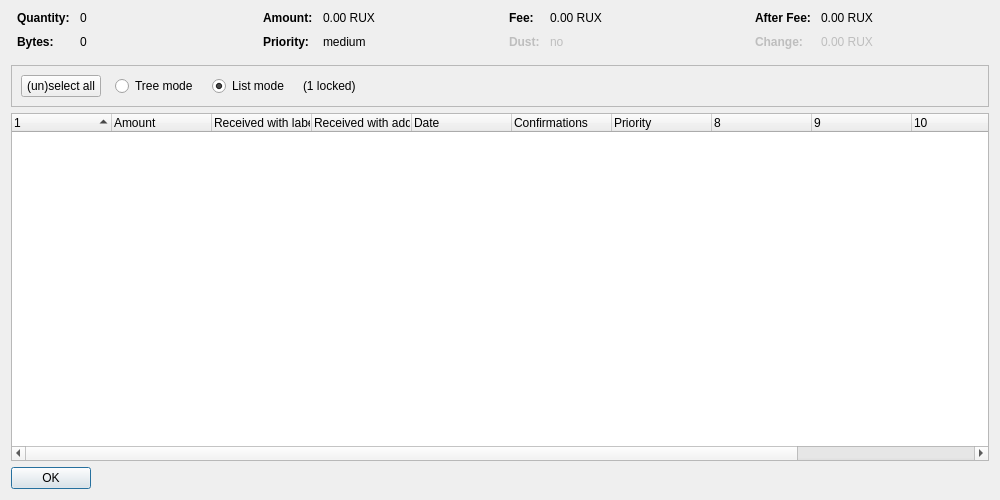
<?xml version="1.0" encoding="UTF-8"?>
<ui version="4.0">
 <class>CoinControlDialog</class>
 <widget class="QDialog" name="CoinControlDialog">
  <property name="geometry">
   <rect>
    <x>0</x>
    <y>0</y>
    <width>1000</width>
    <height>500</height>
   </rect>
  </property>
  <property name="windowTitle">
   <string>Coin Selection</string>
  </property>
  <layout class="QVBoxLayout" name="verticalLayout">
   <item>
    <layout class="QHBoxLayout" name="horizontalLayoutTop" stretch="0,0,0,0">
     <property name="topMargin">
      <number>0</number>
     </property>
     <property name="bottomMargin">
      <number>10</number>
     </property>
     <item>
      <layout class="QFormLayout" name="formLayoutCoinControl1">
       <property name="horizontalSpacing">
        <number>10</number>
       </property>
       <property name="verticalSpacing">
        <number>10</number>
       </property>
       <property name="leftMargin">
        <number>6</number>
       </property>
       <property name="rightMargin">
        <number>6</number>
       </property>
       <item row="0" column="0">
        <widget class="QLabel" name="labelCoinControlQuantityText">
         <property name="font">
          <font>
           <weight>75</weight>
           <bold>true</bold>
          </font>
         </property>
         <property name="text">
          <string>Quantity:</string>
         </property>
        </widget>
       </item>
       <item row="0" column="1">
        <widget class="QLabel" name="labelCoinControlQuantity">
         <property name="cursor">
          <cursorShape>IBeamCursor</cursorShape>
         </property>
         <property name="contextMenuPolicy">
          <enum>Qt::ActionsContextMenu</enum>
         </property>
         <property name="text">
          <string notr="true">0</string>
         </property>
         <property name="textInteractionFlags">
          <set>Qt::LinksAccessibleByMouse|Qt::TextSelectableByKeyboard|Qt::TextSelectableByMouse</set>
         </property>
        </widget>
       </item>
       <item row="1" column="0">
        <widget class="QLabel" name="labelCoinControlBytesText">
         <property name="font">
          <font>
           <weight>75</weight>
           <bold>true</bold>
          </font>
         </property>
         <property name="text">
          <string>Bytes:</string>
         </property>
        </widget>
       </item>
       <item row="1" column="1">
        <widget class="QLabel" name="labelCoinControlBytes">
         <property name="cursor">
          <cursorShape>IBeamCursor</cursorShape>
         </property>
         <property name="contextMenuPolicy">
          <enum>Qt::ActionsContextMenu</enum>
         </property>
         <property name="text">
          <string notr="true">0</string>
         </property>
         <property name="textInteractionFlags">
          <set>Qt::LinksAccessibleByMouse|Qt::TextSelectableByKeyboard|Qt::TextSelectableByMouse</set>
         </property>
        </widget>
       </item>
      </layout>
     </item>
     <item>
      <layout class="QFormLayout" name="formLayoutCoinControl2">
       <property name="horizontalSpacing">
        <number>10</number>
       </property>
       <property name="verticalSpacing">
        <number>10</number>
       </property>
       <property name="leftMargin">
        <number>6</number>
       </property>
       <property name="rightMargin">
        <number>6</number>
       </property>
       <item row="0" column="0">
        <widget class="QLabel" name="labelCoinControlAmountText">
         <property name="font">
          <font>
           <weight>75</weight>
           <bold>true</bold>
          </font>
         </property>
         <property name="text">
          <string>Amount:</string>
         </property>
        </widget>
       </item>
       <item row="0" column="1">
        <widget class="QLabel" name="labelCoinControlAmount">
         <property name="cursor">
          <cursorShape>IBeamCursor</cursorShape>
         </property>
         <property name="contextMenuPolicy">
          <enum>Qt::ActionsContextMenu</enum>
         </property>
         <property name="text">
          <string notr="true">0.00 RUX</string>
         </property>
         <property name="textInteractionFlags">
          <set>Qt::LinksAccessibleByMouse|Qt::TextSelectableByKeyboard|Qt::TextSelectableByMouse</set>
         </property>
        </widget>
       </item>
       <item row="1" column="0">
        <widget class="QLabel" name="labelCoinControlPriorityText">
         <property name="font">
          <font>
           <weight>75</weight>
           <bold>true</bold>
          </font>
         </property>
         <property name="text">
          <string>Priority:</string>
         </property>
        </widget>
       </item>
       <item row="1" column="1">
        <widget class="QLabel" name="labelCoinControlPriority">
         <property name="cursor">
          <cursorShape>IBeamCursor</cursorShape>
         </property>
         <property name="contextMenuPolicy">
          <enum>Qt::ActionsContextMenu</enum>
         </property>
         <property name="text">
          <string notr="true">medium</string>
         </property>
         <property name="textInteractionFlags">
          <set>Qt::LinksAccessibleByMouse|Qt::TextSelectableByKeyboard|Qt::TextSelectableByMouse</set>
         </property>
        </widget>
       </item>
      </layout>
     </item>
     <item>
      <layout class="QFormLayout" name="formLayoutCoinControl3">
       <property name="horizontalSpacing">
        <number>10</number>
       </property>
       <property name="verticalSpacing">
        <number>10</number>
       </property>
       <property name="leftMargin">
        <number>6</number>
       </property>
       <property name="rightMargin">
        <number>6</number>
       </property>
       <item row="0" column="0">
        <widget class="QLabel" name="labelCoinControlFeeText">
         <property name="font">
          <font>
           <weight>75</weight>
           <bold>true</bold>
          </font>
         </property>
         <property name="text">
          <string>Fee:</string>
         </property>
        </widget>
       </item>
       <item row="0" column="1">
        <widget class="QLabel" name="labelCoinControlFee">
         <property name="cursor">
          <cursorShape>IBeamCursor</cursorShape>
         </property>
         <property name="contextMenuPolicy">
          <enum>Qt::ActionsContextMenu</enum>
         </property>
         <property name="text">
          <string notr="true">0.00 RUX</string>
         </property>
         <property name="textInteractionFlags">
          <set>Qt::LinksAccessibleByMouse|Qt::TextSelectableByKeyboard|Qt::TextSelectableByMouse</set>
         </property>
        </widget>
       </item>
       <item row="1" column="0">
        <widget class="QLabel" name="labelCoinControlLowOutputText">
         <property name="enabled">
          <bool>false</bool>
         </property>
         <property name="font">
          <font>
           <weight>75</weight>
           <bold>true</bold>
          </font>
         </property>
         <property name="text">
          <string>Dust:</string>
         </property>
        </widget>
       </item>
       <item row="1" column="1">
        <widget class="QLabel" name="labelCoinControlLowOutput">
         <property name="enabled">
          <bool>false</bool>
         </property>
         <property name="cursor">
          <cursorShape>IBeamCursor</cursorShape>
         </property>
         <property name="contextMenuPolicy">
          <enum>Qt::ActionsContextMenu</enum>
         </property>
         <property name="text">
          <string notr="true">no</string>
         </property>
         <property name="textInteractionFlags">
          <set>Qt::LinksAccessibleByMouse|Qt::TextSelectableByKeyboard|Qt::TextSelectableByMouse</set>
         </property>
        </widget>
       </item>
      </layout>
     </item>
     <item>
      <layout class="QFormLayout" name="formLayoutCoinControl4">
       <property name="horizontalSpacing">
        <number>10</number>
       </property>
       <property name="verticalSpacing">
        <number>10</number>
       </property>
       <property name="leftMargin">
        <number>6</number>
       </property>
       <property name="rightMargin">
        <number>6</number>
       </property>
       <item row="0" column="0">
        <widget class="QLabel" name="labelCoinControlAfterFeeText">
         <property name="font">
          <font>
           <weight>75</weight>
           <bold>true</bold>
          </font>
         </property>
         <property name="text">
          <string>After Fee:</string>
         </property>
        </widget>
       </item>
       <item row="0" column="1">
        <widget class="QLabel" name="labelCoinControlAfterFee">
         <property name="cursor">
          <cursorShape>IBeamCursor</cursorShape>
         </property>
         <property name="contextMenuPolicy">
          <enum>Qt::ActionsContextMenu</enum>
         </property>
         <property name="text">
          <string notr="true">0.00 RUX</string>
         </property>
         <property name="textInteractionFlags">
          <set>Qt::LinksAccessibleByMouse|Qt::TextSelectableByKeyboard|Qt::TextSelectableByMouse</set>
         </property>
        </widget>
       </item>
       <item row="1" column="0">
        <widget class="QLabel" name="labelCoinControlChangeText">
         <property name="enabled">
          <bool>false</bool>
         </property>
         <property name="font">
          <font>
           <weight>75</weight>
           <bold>true</bold>
          </font>
         </property>
         <property name="text">
          <string>Change:</string>
         </property>
        </widget>
       </item>
       <item row="1" column="1">
        <widget class="QLabel" name="labelCoinControlChange">
         <property name="enabled">
          <bool>false</bool>
         </property>
         <property name="cursor">
          <cursorShape>IBeamCursor</cursorShape>
         </property>
         <property name="contextMenuPolicy">
          <enum>Qt::ActionsContextMenu</enum>
         </property>
         <property name="text">
          <string notr="true">0.00 RUX</string>
         </property>
         <property name="textInteractionFlags">
          <set>Qt::LinksAccessibleByMouse|Qt::TextSelectableByKeyboard|Qt::TextSelectableByMouse</set>
         </property>
        </widget>
       </item>
      </layout>
     </item>
    </layout>
   </item>
   <item>
    <widget class="QFrame" name="frame">
     <property name="minimumSize">
      <size>
       <width>0</width>
       <height>40</height>
      </size>
     </property>
     <property name="frameShape">
      <enum>QFrame::StyledPanel</enum>
     </property>
     <property name="frameShadow">
      <enum>QFrame::Sunken</enum>
     </property>
     <layout class="QHBoxLayout" name="horizontalLayout">
      <item>
       <layout class="QHBoxLayout" name="horizontalLayoutPanel" stretch="0,0,0,0,0">
        <property name="spacing">
         <number>14</number>
        </property>
        <item>
         <widget class="QPushButton" name="pushButtonSelectAll">
          <property name="sizePolicy">
           <sizepolicy hsizetype="Maximum" vsizetype="Fixed">
            <horstretch>0</horstretch>
            <verstretch>0</verstretch>
           </sizepolicy>
          </property>
          <property name="text">
           <string>(un)select all</string>
          </property>
          <property name="autoDefault">
           <bool>false</bool>
          </property>
         </widget>
        </item>
        <item>
         <widget class="QRadioButton" name="radioTreeMode">
          <property name="sizePolicy">
           <sizepolicy hsizetype="Maximum" vsizetype="Fixed">
            <horstretch>0</horstretch>
            <verstretch>0</verstretch>
           </sizepolicy>
          </property>
          <property name="text">
           <string>Tree mode</string>
          </property>
         </widget>
        </item>
        <item>
         <widget class="QRadioButton" name="radioListMode">
          <property name="sizePolicy">
           <sizepolicy hsizetype="Maximum" vsizetype="Fixed">
            <horstretch>0</horstretch>
            <verstretch>0</verstretch>
           </sizepolicy>
          </property>
          <property name="text">
           <string>List mode</string>
          </property>
          <property name="checked">
           <bool>true</bool>
          </property>
         </widget>
        </item>
        <item>
         <widget class="QLabel" name="labelLocked">
          <property name="text">
           <string notr="true">(1 locked)</string>
          </property>
         </widget>
        </item>
        <item>
         <spacer name="horizontalSpacer">
          <property name="orientation">
           <enum>Qt::Horizontal</enum>
          </property>
          <property name="sizeHint" stdset="0">
           <size>
            <width>40</width>
            <height>20</height>
           </size>
          </property>
         </spacer>
        </item>
       </layout>
      </item>
     </layout>
    </widget>
   </item>
   <item>
    <widget class="CoinControlTreeWidget" name="treeWidget">
     <property name="contextMenuPolicy">
      <enum>Qt::CustomContextMenu</enum>
     </property>
     <property name="sortingEnabled">
      <bool>false</bool>
     </property>
     <property name="columnCount">
      <number>12</number>
     </property>
     <attribute name="headerShowSortIndicator" stdset="0">
      <bool>true</bool>
     </attribute>
     <attribute name="headerStretchLastSection">
      <bool>false</bool>
     </attribute>
     <column>
      <property name="text">
       <string/>
      </property>
     </column>
     <column>
      <property name="text">
       <string>Amount</string>
      </property>
     </column>
     <column>
      <property name="text">
       <string>Received with label</string>
      </property>
     </column>
     <column>
      <property name="text">
       <string>Received with address</string>
      </property>
     </column>
     <column>
      <property name="text">
       <string>Date</string>
      </property>
     </column>
     <column>
      <property name="text">
       <string>Confirmations</string>
      </property>
      <property name="toolTip">
       <string>Confirmed</string>
      </property>
     </column>
     <column>
      <property name="text">
       <string>Priority</string>
      </property>
     </column>
     <column>
      <property name="text">
       <string/>
      </property>
     </column>
     <column>
      <property name="text">
       <string/>
      </property>
     </column>
     <column>
      <property name="text">
       <string/>
      </property>
     </column>
     <column>
      <property name="text">
       <string/>
      </property>
     </column>
     <column>
      <property name="text">
       <string/>
      </property>
     </column>
    </widget>
   </item>
   <item>
    <widget class="QDialogButtonBox" name="buttonBox">
     <property name="sizePolicy">
      <sizepolicy hsizetype="Maximum" vsizetype="Fixed">
       <horstretch>0</horstretch>
       <verstretch>0</verstretch>
      </sizepolicy>
     </property>
     <property name="orientation">
      <enum>Qt::Horizontal</enum>
     </property>
     <property name="standardButtons">
      <set>QDialogButtonBox::Ok</set>
     </property>
    </widget>
   </item>
  </layout>
 </widget>
 <customwidgets>
  <customwidget>
   <class>CoinControlTreeWidget</class>
   <extends>QTreeWidget</extends>
   <header>coincontroltreewidget.h</header>
  </customwidget>
 </customwidgets>
 <resources/>
 <connections/>
</ui>
